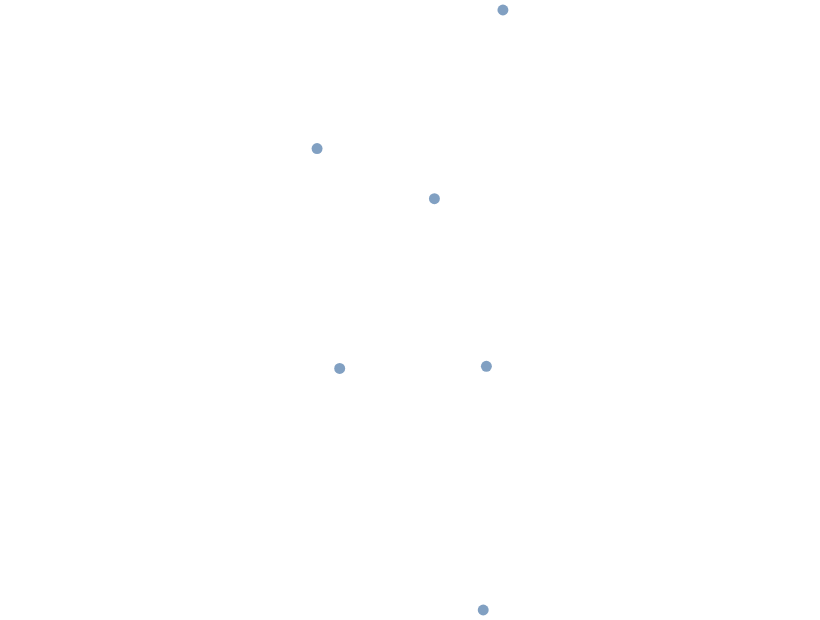

Describe this chart as a Vega-Lite specification.
### Vega-Lite specification from a JSON file in a GitHub repository (floating-point values rounded to 4 significant figures)
{"$schema": "https://vega.github.io/schema/vega-lite/v6.json", "padding": 5, "autosize": "none", "width": 400, "height": 300, "data": {"values": [{"lon": -74, "lat": 40.7, "n": 8}, {"lon": 2.35, "lat": 48.85, "n": 5}, {"lon": 139.7, "lat": 35.7, "n": 9}, {"lon": 151.2, "lat": -33.9, "n": 3}, {"lon": -43.2, "lat": -22.9, "n": 6}, {"lon": 28, "lat": -26.2, "n": 2}]}, "projection": {"type": "transverseMercator"}, "mark": "circle", "encoding": {"longitude": {"field": "lon", "type": "quantitative"}, "latitude": {"field": "lat", "type": "quantitative"}}}
